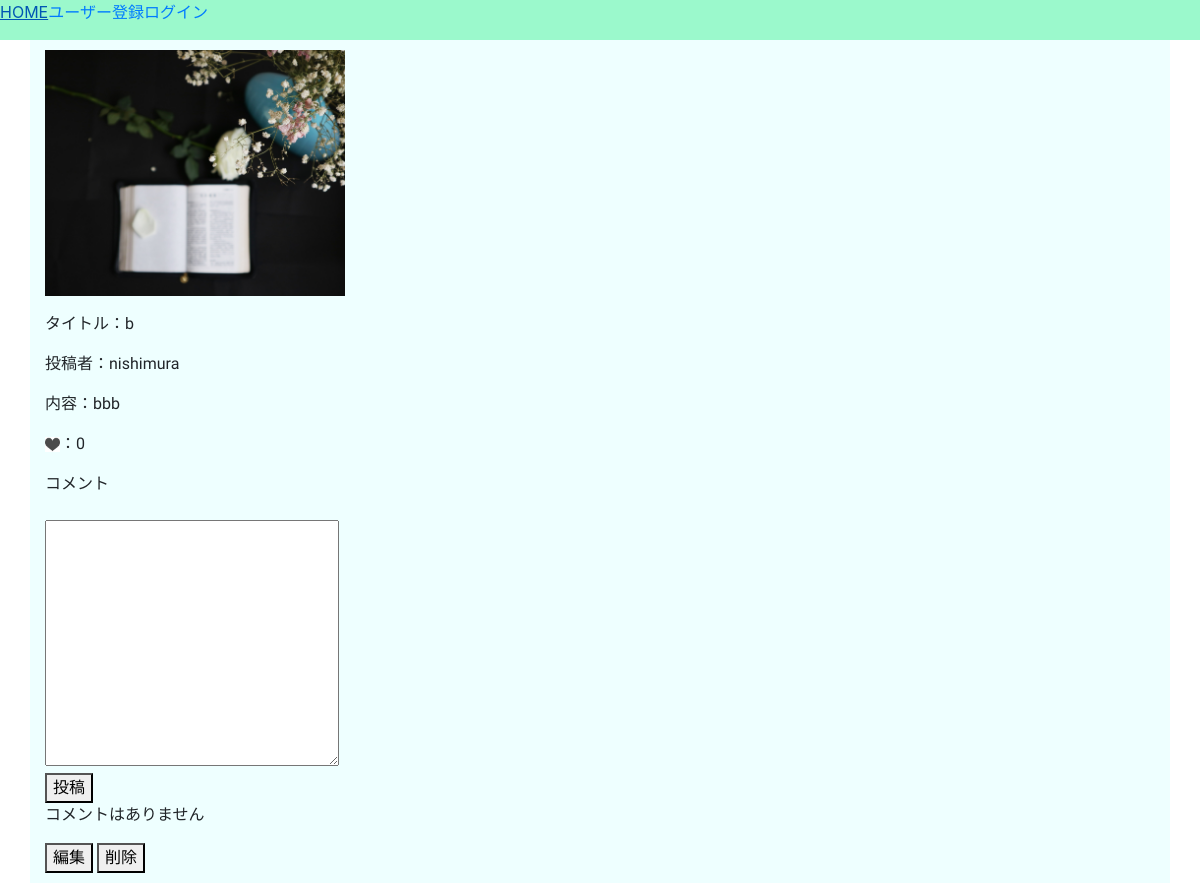
The app's page /detail/2, older data.
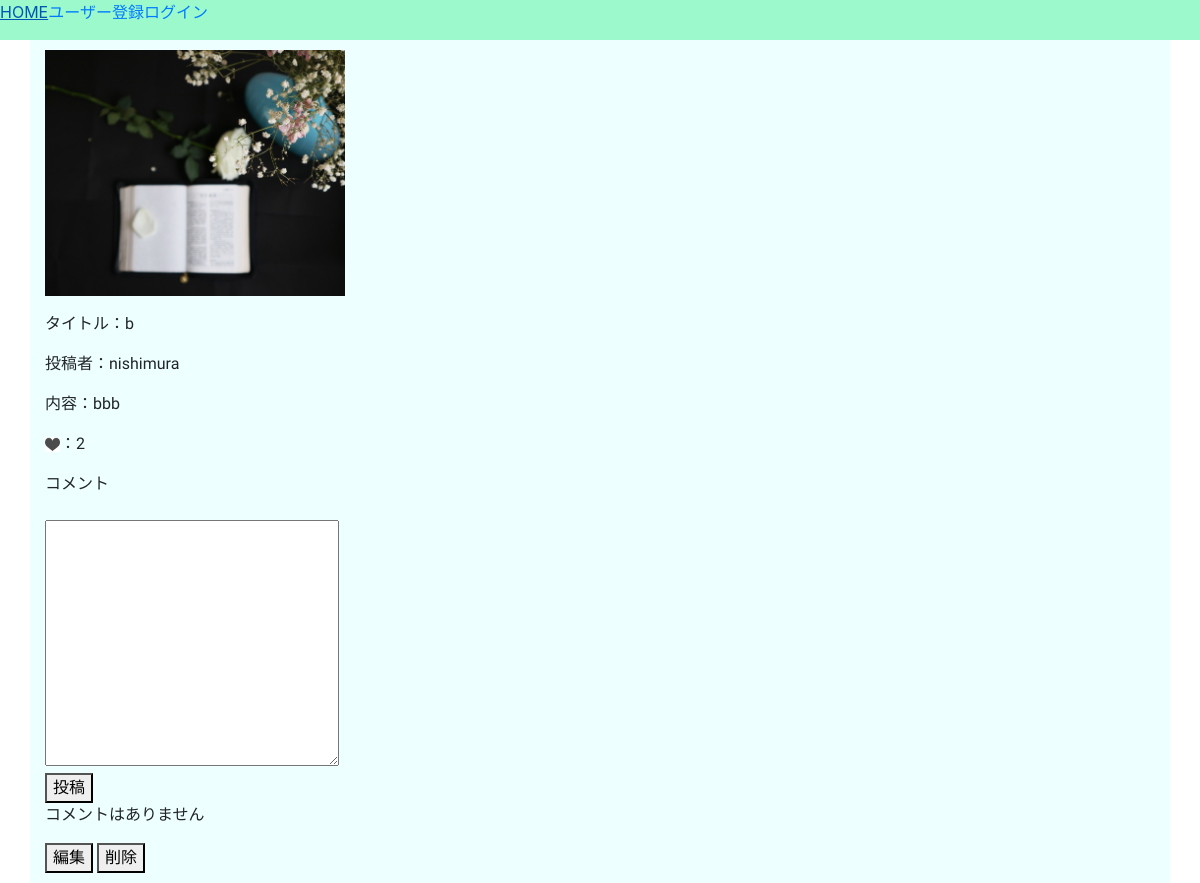
The same page, newer data.
### boardapp/models.py (models this page shows)
class BoardModel(models.Model):
    title = models.CharField(max_length=100)
    content = models.TextField()
    author = models.CharField(max_length=100)
    images = models.ImageField(upload_to='')
    good = models.IntegerField(null=True, blank=True, default=0)

### boardapp/views.py (the view)
# urls.py: path('detail/<int:pk>', detailfunc, name='detail'),
def detailfunc(request, pk):
    try:
        object = BoardModel.objects.get(pk=pk)
    except models.BoardModel.DoesNotExist:
        raise Http404
    if request.method == "POST":
        BoardModel.Comment.objects.create(to=BoardModel, text=request.POST["text"],object=object)
    context ={'object':object}
    return render(request, 'detail.html', {'object':object})

### templates/detail.html (shortened to what this page needs)
{% extends 'base.html' %}
{% load static %}
{% block customcss %}
<link rel="stylesheet" type='text/css' href="{% static 'home.css'%}">
{% endblock customcss %}
{% block header %}
<div class="header">
{% if user.is_authenticated %}
  <a href="{% url 'list' %}"　class="text1">HOME</a>
  <a href="{% url 'create' %}"　class="text2">新規投稿</a>
  <a href="{% url 'logout' %}"　class="text3">ログアウト</a>
{% else %}
  <a href="{% url 'list' %}"　class="text1">HOME</a>
  <a href="{% url 'signup' %}"　class="text2">ユーザー登録</a>
  <a href="{% url 'login' %}"　class="text3">ログイン</a>
{% endif %}
</div>
{% endblock header %}
{% block content %}
<div class="container">
  <div>
    <p><img src='{{ object.images.url }}' width=300 ></p>
    <p>タイトル：{{ object.title }}</p>
    <p>投稿者：{{ object.author }}</p>
    <p>内容：{{ object.content }}</p>
    <p><a href="{% url 'good' object.pk %}"><img src="{% static 'images/goodmark.jpg' %}" width=15 height=15></a>：{{ object.good }}</p>
    <form action="" method="POST">
        <p><label for="com">コメント</label></p>
        <textarea name="text" id="com" cols="30" rows="10"></textarea><br>
        <button type="submit">投稿</button>
    </form>
    {% for comment in article.comments.all %}
        <p>{{ comment.text }}<br><small>{{ comment.posted_at }}</small></p>
    {% empty %}
    <p>コメントはありません</p>
    {% endfor %}
    {% if request.user.id == object.author.id %}
      <a href="{% url 'update' object.pk %}"><button type="submit">編集</button></a>
      <a href="{% url 'delete' object.pk %}"><button type="submit">削除</button></a>
    {% endif %}
  </div>
</div>
{% endblock content %}

### templates/base.html (shortened to what this page needs)
<!doctype html>
<html lang="en">
  <head>
    <link rel="stylesheet" href="https://stackpath.bootstrapcdn.com/bootstrap/4.5.0/css/bootstrap.min.css">
    {% block customcss %}
    {% endblock customcss %}
  </head>
  <body>
    {% block header %}
    {% endblock header %}
    {% block content %}
    {% endblock content %}
  </body>
</html>

### static/home.css (style rules this page uses)
.header { background-color: #9BF9CC; display: flex; height: 40px; }
.container { padding-top: 10px; padding-bottom: 10px; background-color: #EEFFFF; display: flex; flex-flow: row wrap; font-family: 'M PLUS Rounded 1c', sans-serif; }

Row changes from the older to the newer data that the page shows:
changed BoardModel "nishimura": good "0" → "2"
